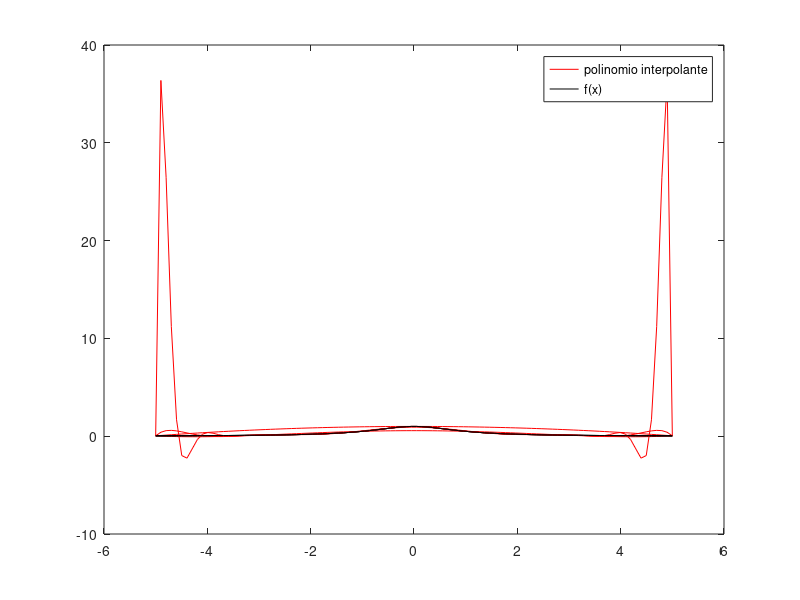

Write MATLAB code to recreate this figure.
clear
close all

a=-5;
b=5;

f=inline('1./(1+x.^2)');

for n=[3 6 12 24]
    x=linspace(a,b,n);
    y=f(x);
    aa=polyfit(x,y,n-1);
    xx=linspace(a,b);
    yy=polyval(aa,xx);
    plot(xx,yy,'r')
    hold on
    plot(xx,f(xx),'k'); % grafico di f in corrispondenza di xx
    legend('polinomio interpolante','f(x)');
    pause
end
